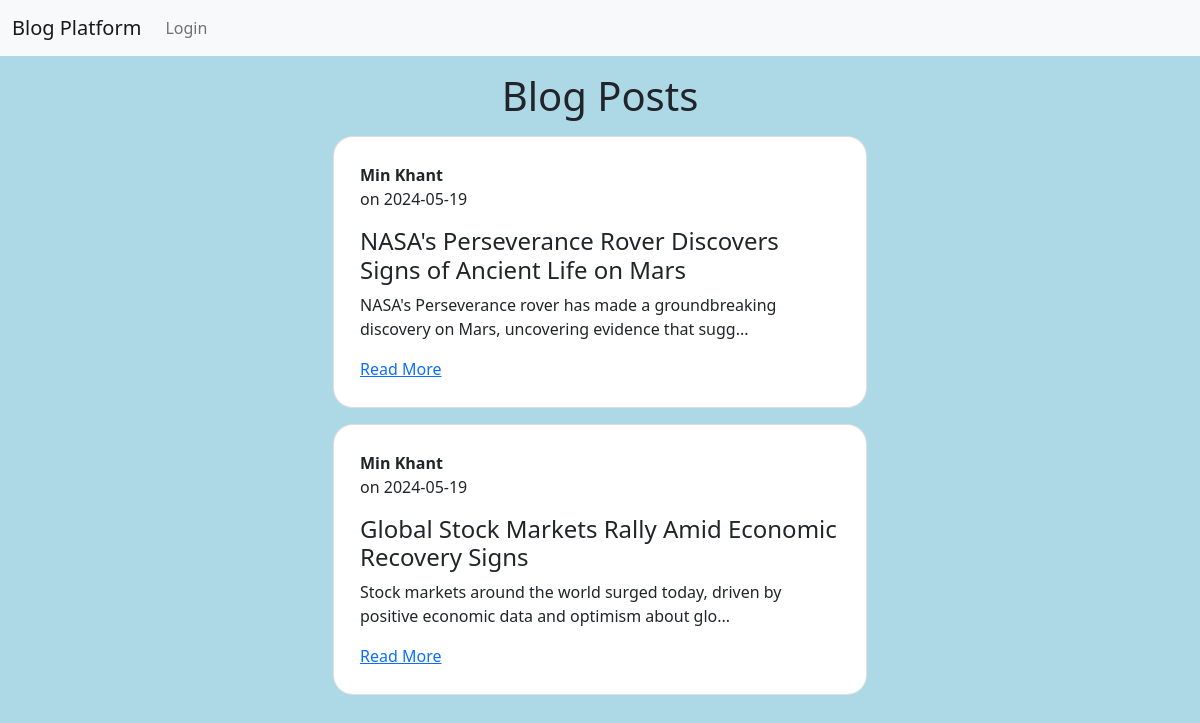
The page /home on the database its author committed.
### app/models.py (models this page shows, shortened)
class Post(db.Model):
    id          = db.Column(db.Integer, primary_key=True)
    title       = db.Column(db.String(100), nullable=False)
    date_posted = db.Column(db.DateTime, nullable=False, default=datetime.utcnow)
    content     = db.Column(db.Text, nullable=False)
    user_id     = db.Column(db.Integer, db.ForeignKey('user.id'), nullable=False)
    comments    = db.relationship('Comment', backref='post', lazy=True)
    likes       = db.relationship('Like', backref='post', lazy=True)

class User(db.Model, UserMixin):
    id          = db.Column(db.Integer, primary_key=True)
    username    = db.Column(db.String(20), unique=True, nullable=False)
    email       = db.Column(db.String(120), unique=True, nullable=False)
    image_file  = db.Column(db.String(20), nullable=False, default='default.jpg')
    password    = db.Column(db.String(60), nullable=False)
    posts       = db.relationship('Post', backref='author', lazy=True)

### app/routes.py (the view)
@app.route("/", methods=['GET'])
@app.route("/home",  methods=['GET'])
def home():
    posts = Post.query.order_by(Post.date_posted.desc()).all()
    return render_template('home.html', posts=posts)

### app/templates/home.html (shortened to what this page needs)
{% extends "layout.html" %}
{% block content %}
<h1 class="text-center mt-3 mb-3">Blog Posts</h1>
{% for post in posts %}
<div class="container w-50 mt-1 mb-3">
    <div class="card">
        <div class="card-body">
            <article>
                <p><b>{{ post.author.username }}</b><br>on {{ post.date_posted.strftime('%Y-%m-%d') }}</p>
                <h4><a class="no-color-link" href="{{ url_for('post', post_id=post.id) }}">{{ post.title }}</a></h4>
                <p>{{ post.content[:100] }}...</p>
                <a href="{{ url_for('post', post_id=post.id) }}">Read More</a>
            </article>
        </div>
    </div>
</div>
{% endfor %}
{% endblock %}

### app/static/style/main.css (style rules this page uses)
body { background-color: lightblue; }
.card { border-radius: 20px; padding: 10px; }
.no-color-link { color: inherit; text-decoration: none; }

### rows shown on the page
Post: author.username "Min Khant", date_posted "2024-05-19", title "NASA's Perseverance Rover Discovers Signs of Ancient Life on Mars", content "NASA's Perseverance rover has made a groundbreaking discovery on Mars, uncovering evidence that sugg"
Post: author.username "Min Khant", date_posted "2024-05-19", title "Global Stock Markets Rally Amid Economic Recovery Signs", content "Stock markets around the world surged today, driven by positive economic data and optimism about glo"
